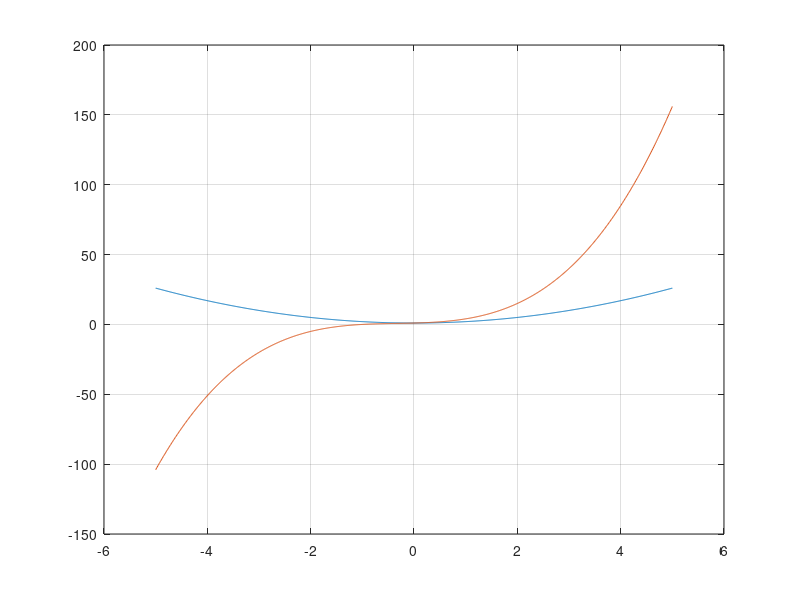

MATLAB code for this plot:
% rozgrzewka 2
clear all; close all; clc;

x = -5 : 0.01 : 5;
y1 = zeros(1,length(x));
y2 = zeros(1,length(x));
sizex = size(x,2);

for i = 1:1:length(x)
    y1(i) = x(i).^2 + 1;
    y2(i) = x(i).^3+x(i).^2+x(i)+1;
end

plot(x,y1)
hold on
plot(x,y2)
grid
